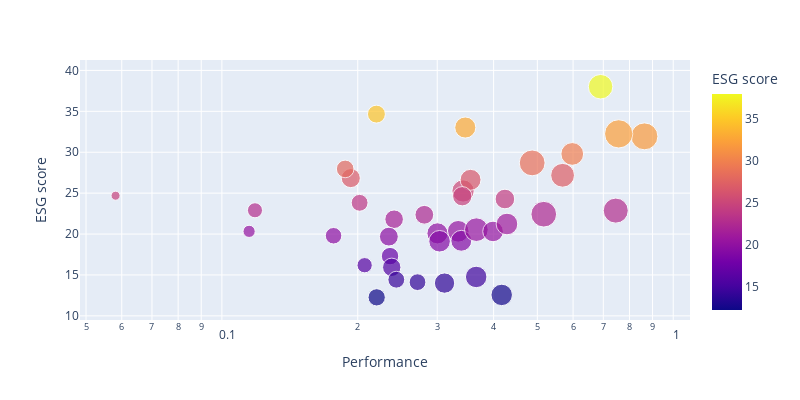

The cell this chart's notebook holds for it:
### Code cell
fig = px.scatter(df, x="Performance", y="ESG score",
	         size="Sharpe Ratio", color="ESG score",
                 hover_name="Sector", log_x=True,width=800, height=400)

fig.show()

### Figure 1 — Plotly figure (JSON) as saved in the notebook; plotly's stock layout.template omitted (floating-point values rounded to 4 significant figures)
{"data": [{"hovertemplate": "<b>%{hovertext}</b><br><br>Performance=%{x}<br>ESG score=%{marker.color}<br>Sharpe Ratio=%{marker.size}<extra></extra>", "hovertext": ["Industrial Conglomerates", "Machinery", "Healthcare", "Pharmaceuticals", "Software & Services", "Food Products", "Retailing", "Utilities", "Insurance", "Chemicals", "Real Estate", "Building Products", "Transportation", "Diversified Financials", "Electrical Equipment", "Technology Hardware", "Semiconductors", "Oil & Gas Producers", "Auto Components", "Telecommunication Services", "Containers & Packaging", "Banks", "Aerospace & Defense", "Consumer Services", "Household Products", "Commercial Services", "Food Retailers", "Homebuilders", "Media", "Traders & Distributors", "Automobiles", "Diversified Metals", "Consumer Durables", "Energy Services", "Paper & Forestry", "Construction & Engineering", "Refiners & Pipelines", "Precious Metals", "Textiles & Apparel", "Steel"], "legendgroup": "", "marker": {"color": [34.66, 25.27, 21.81, 19.68, 17.3, 26.84, 14.76, 27.96, 20.34, 26.63, 12.26, 20.09, 22.36, 19.18, 20.54, 14.0, 20.32, 38.01, 12.56, 24.69, 15.94, 24.62, 33.02, 24.28, 22.91, 19.12, 19.79, 21.23, 16.19, 22.42, 29.79, 31.94, 14.42, 22.87, 23.82, 28.7, 27.18, 20.33, 14.12, 32.25], "coloraxis": "coloraxis", "size": [0.6871, 1.06, 0.7384, 0.7608, 0.6513, 0.7798, 0.9899, 0.6667, 1.004, 0.9395, 0.6399, 0.9538, 0.7538, 0.9352, 1.197, 0.8832, 0.9082, 1.288, 0.9861, 0.1758, 0.7221, 0.7985, 0.9529, 0.8256, 0.4878, 0.9957, 0.585, 1.005, 0.5006, 1.412, 1.107, 1.553, 0.6089, 1.345, 0.6093, 1.43, 1.214, 0.3187, 0.6001, 1.712], "sizemode": "area", "sizeref": 0.004281, "symbol": "circle"}, "mode": "markers", "name": "", "orientation": "v", "showlegend": false, "type": "scatter", "x": [0.22, 0.3423, 0.2408, 0.2344, 0.2358, 0.193, 0.366, 0.1876, 0.3339, 0.3556, 0.2203, 0.3004, 0.2809, 0.3392, 0.3663, 0.3114, 0.3988, 0.6904, 0.4169, 0.05813, 0.2379, 0.3409, 0.3462, 0.4237, 0.1184, 0.3036, 0.1768, 0.4282, 0.2072, 0.5167, 0.5975, 0.8635, 0.2435, 0.7459, 0.2019, 0.487, 0.5687, 0.1149, 0.2713, 0.7572], "xaxis": "x", "y": [34.66, 25.27, 21.81, 19.68, 17.3, 26.84, 14.76, 27.96, 20.34, 26.63, 12.26, 20.09, 22.36, 19.18, 20.54, 14.0, 20.32, 38.01, 12.56, 24.69, 15.94, 24.62, 33.02, 24.28, 22.91, 19.12, 19.79, 21.23, 16.19, 22.42, 29.79, 31.94, 14.42, 22.87, 23.82, 28.7, 27.18, 20.33, 14.12, 32.25], "yaxis": "y"}], "layout": {"coloraxis": {"colorbar": {"title": {"text": "ESG score"}}, "colorscale": [[0, "#0d0887"], [0.1111, "#46039f"], [0.2222, "#7201a8"], [0.3333, "#9c179e"], [0.4444, "#bd3786"], [0.5556, "#d8576b"], [0.6667, "#ed7953"], [0.7778, "#fb9f3a"], [0.8889, "#fdca26"], [1, "#f0f921"]]}, "height": 400, "legend": {"itemsizing": "constant", "tracegroupgap": 0}, "margin": {"t": 60}, "width": 800, "xaxis": {"anchor": "y", "autorange": true, "domain": [0, 1], "range": [-1.315, 0.03757], "title": {"text": "Performance"}, "type": "log"}, "yaxis": {"anchor": "x", "autorange": true, "domain": [0, 1], "range": [9.494, 41.27], "title": {"text": "ESG score"}, "type": "linear"}}}
